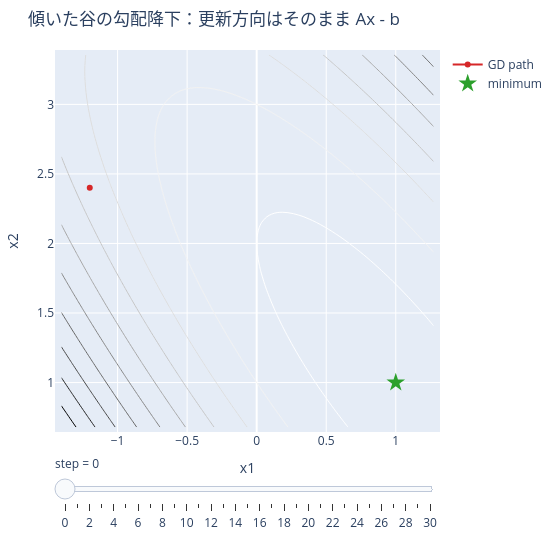

The code cell stored with this chart in its notebook:
### Markdown cell above
### ▶ 触って確かめる — 行列微分が動かす勾配降下

行列微分 $\partial\!\left(\tfrac12 x^\top A x - b^\top x\right)/\partial x = Ax-b$ が、そのまま勾配降下の更新方向です。

ここでは 06 章と違って **非対角** な $A = \begin{pmatrix} 6 & 4 \\ 4 & 4 \end{pmatrix}$ を使います。
非対角成分があると等高線の楕円が**傾き**、勾配 $Ax-b$ が座標を混ぜるので、
「勾配は等高線に直交する(ただし楕円の軸には向かない)」ことが目で見えます。
スライダーで 1 ステップずつ辿ってください。降りる向きを決めているのは、
$A$ の固有ベクトル(傾いた楕円の軸)と固有値の比です。

### Code cell
# The matrix-calculus gradient Ax - b is exactly the descent direction.
# A non-diagonal A tilts the contour ellipses, so the gradient mixes coordinates.
A_tilt = np.array([[6.0, 4.0],
                   [4.0, 4.0]])
fig = plotting.plotly_gradient_descent_quadratic(
    A=A_tilt,
    b=A_tilt @ np.array([1.0, 1.0]),   # minimum at (1, 1)
    x0=(-1.2, 2.4),
    title="傾いた谷の勾配降下：更新方向はそのまま Ax - b",
)
fig.show()

### Figure 1 — Plotly figure (JSON) as saved in the notebook; plotly's stock layout.template omitted (floating-point values rounded to 4 significant figures; data arrays with more than 128 entries replaced by an {"elided": "..."} marker saying what was removed)
{"data": [{"colorscale": [[0.0, "rgb(255,255,255)"], [0.125, "rgb(240,240,240)"], [0.25, "rgb(217,217,217)"], [0.375, "rgb(189,189,189)"], [0.5, "rgb(150,150,150)"], [0.625, "rgb(115,115,115)"], [0.75, "rgb(82,82,82)"], [0.875, "rgb(37,37,37)"], [1.0, "rgb(0,0,0)"]], "contours": {"coloring": "lines"}, "hoverinfo": "skip", "line": {"width": 1}, "showscale": false, "type": "contour", "x": [-1.404, -1.365, -1.327, -1.288, -1.249, -1.21, -1.171, -1.133, -1.094, -1.055, -1.016, -0.9775, -0.9387, -0.8999, -0.8611, -0.8223, -0.7835, -0.7447, -0.7059, -0.6672, -0.6284, -0.5896, -0.5508, -0.512, -0.4732, -0.4344, -0.3956, -0.3568, -0.3181, -0.2793, -0.2405, -0.2017, -0.1629, -0.1241, -0.0853, -0.0465, -0.0077, 0.031, 0.0698, 0.1086, 0.1474, 0.1862, 0.225, 0.2638, 0.3026, 0.3414, 0.3801, 0.4189, 0.4577, 0.4965, 0.5353, 0.5741, 0.6129, 0.6517, 0.6904, 0.7292, 0.768, 0.8068, 0.8456, 0.8844, 0.9232, 0.962, 1.001, 1.04, 1.078, 1.117, 1.156, 1.195, 1.234, 1.272], "y": [0.6795, 0.7183, 0.7571, 0.7959, 0.8347, 0.8735, 0.9123, 0.9511, 0.9898, 1.029, 1.067, 1.106, 1.145, 1.184, 1.223, 1.261, 1.3, 1.339, 1.378, 1.417, 1.455, 1.494, 1.533, 1.572, 1.611, 1.649, 1.688, 1.727, 1.766, 1.804, 1.843, 1.882, 1.921, 1.96, 1.998, 2.037, 2.076, 2.115, 2.154, 2.192, 2.231, 2.27, 2.309, 2.347, 2.386, 2.425, 2.464, 2.503, 2.541, 2.58, 2.619, 2.658, 2.696, 2.735, 2.774, 2.813, 2.852, 2.89, 2.929, 2.968, 3.007, 3.046, 3.084, 3.123, 3.162, 3.201, 3.24, 3.278, 3.317, 3.356], "z": {"elided": "70x70 float values"}}, {"line": {"color": "#d62728"}, "mode": "lines+markers", "name": "GD path", "type": "scatter", "x": [-1.2], "y": [2.4]}, {"marker": {"color": "#2ca02c", "size": 14, "symbol": "star"}, "mode": "markers", "name": "minimum", "type": "scatter", "x": [1.0], "y": [1.0]}], "layout": {"height": 540, "margin": {"b": 40, "l": 50, "r": 20, "t": 50}, "sliders": [{"currentvalue": {"prefix": "step = "}, "steps": [{"args": [["0"], {"frame": {"duration": 0, "redraw": true}, "mode": "immediate"}], "label": "0", "method": "animate"}, {"args": [["1"], {"frame": {"duration": 0, "redraw": true}, "mode": "immediate"}], "label": "1", "method": "animate"}, {"args": [["2"], {"frame": {"duration": 0, "redraw": true}, "mode": "immediate"}], "label": "2", "method": "animate"}, {"args": [["3"], {"frame": {"duration": 0, "redraw": true}, "mode": "immediate"}], "label": "3", "method": "animate"}, {"args": [["4"], {"frame": {"duration": 0, "redraw": true}, "mode": "immediate"}], "label": "4", "method": "animate"}, {"args": [["5"], {"frame": {"duration": 0, "redraw": true}, "mode": "immediate"}], "label": "5", "method": "animate"}, {"args": [["6"], {"frame": {"duration": 0, "redraw": true}, "mode": "immediate"}], "label": "6", "method": "animate"}, {"args": [["7"], {"frame": {"duration": 0, "redraw": true}, "mode": "immediate"}], "label": "7", "method": "animate"}, {"args": [["8"], {"frame": {"duration": 0, "redraw": true}, "mode": "immediate"}], "label": "8", "method": "animate"}, {"args": [["9"], {"frame": {"duration": 0, "redraw": true}, "mode": "immediate"}], "label": "9", "method": "animate"}, {"args": [["10"], {"frame": {"duration": 0, "redraw": true}, "mode": "immediate"}], "label": "10", "method": "animate"}, {"args": [["11"], {"frame": {"duration": 0, "redraw": true}, "mode": "immediate"}], "label": "11", "method": "animate"}, {"args": [["12"], {"frame": {"duration": 0, "redraw": true}, "mode": "immediate"}], "label": "12", "method": "animate"}, {"args": [["13"], {"frame": {"duration": 0, "redraw": true}, "mode": "immediate"}], "label": "13", "method": "animate"}, {"args": [["14"], {"frame": {"duration": 0, "redraw": true}, "mode": "immediate"}], "label": "14", "method": "animate"}, {"args": [["15"], {"frame": {"duration": 0, "redraw": true}, "mode": "immediate"}], "label": "15", "method": "animate"}, {"args": [["16"], {"frame": {"duration": 0, "redraw": true}, "mode": "immediate"}], "label": "16", "method": "animate"}, {"args": [["17"], {"frame": {"duration": 0, "redraw": true}, "mode": "immediate"}], "label": "17", "method": "animate"}, {"args": [["18"], {"frame": {"duration": 0, "redraw": true}, "mode": "immediate"}], "label": "18", "method": "animate"}, {"args": [["19"], {"frame": {"duration": 0, "redraw": true}, "mode": "immediate"}], "label": "19", "method": "animate"}, {"args": [["20"], {"frame": {"duration": 0, "redraw": true}, "mode": "immediate"}], "label": "20", "method": "animate"}, {"args": [["21"], {"frame": {"duration": 0, "redraw": true}, "mode": "immediate"}], "label": "21", "method": "animate"}, {"args": [["22"], {"frame": {"duration": 0, "redraw": true}, "mode": "immediate"}], "label": "22", "method": "animate"}, {"args": [["23"], {"frame": {"duration": 0, "redraw": true}, "mode": "immediate"}], "label": "23", "method": "animate"}, {"args": [["24"], {"frame": {"duration": 0, "redraw": true}, "mode": "immediate"}], "label": "24", "method": "animate"}, {"args": [["25"], {"frame": {"duration": 0, "redraw": true}, "mode": "immediate"}], "label": "25", "method": "animate"}, {"args": [["26"], {"frame": {"duration": 0, "redraw": true}, "mode": "immediate"}], "label": "26", "method": "animate"}, {"args": [["27"], {"frame": {"duration": 0, "redraw": true}, "mode": "immediate"}], "label": "27", "method": "animate"}, {"args": [["28"], {"frame": {"duration": 0, "redraw": true}, "mode": "immediate"}], "label": "28", "method": "animate"}, {"args": [["29"], {"frame": {"duration": 0, "redraw": true}, "mode": "immediate"}], "label": "29", "method": "animate"}, {"args": [["30"], {"frame": {"duration": 0, "redraw": true}, "mode": "immediate"}], "label": "30", "method": "animate"}]}], "title": {"text": "傾いた谷の勾配降下：更新方向はそのまま Ax - b"}, "width": 560, "xaxis": {"range": [-1.404, 1.272], "title": {"text": "x1"}}, "yaxis": {"range": [0.6795, 3.356], "scaleanchor": "x", "title": {"text": "x2"}}}}
